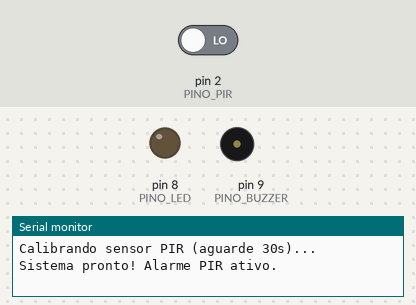
Recording of a sketch running on a simulated Arduino Uno, built with avr-gcc and run on an emulated ATmega328P. Parts: output pins drawn as LEDs (lit = HIGH), buzzer (waves = sounding, pin HIGH), the last lines printed to the serial monitor. The test bench sets the inputs (shaded band); at power-on: pin 2 (PINO_PIR) LOW.

Above: at 4.2 s.
4.3 s: pin 2 (PINO_PIR) driven HIGH
At 4.37 s:
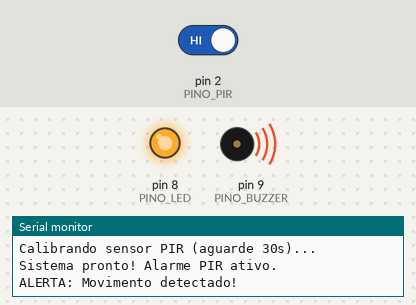
7.3 s: pin 2 (PINO_PIR) driven LOW
At 8.6 s:
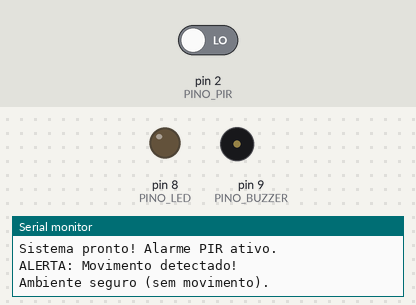
Timing chart, 0 to 10.3 s (numbered marks = the images above; inputs shaded):
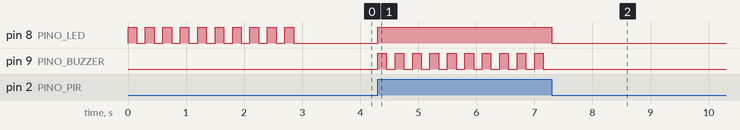

The sketch:

p04_alarme_com_sensor_pir.ino
```cpp
/*
 * Projeto 04: Alarme com Sensor PIR
 * O que faz: Detecta presença humana com o sensor PIR HC-SR501 e aciona LED + buzzer ativo.
 * Ligações: D2 (OUT do PIR), D8 (LED Vermelho com resistor 220 Ω), D9 (Buzzer Ativo)
 * Bibliotecas: Nenhuma biblioteca extra
 * Material: 80 Projetos Arduino
 */

const byte PINO_PIR = 2;      // Saída digital OUT do sensor PIR HC-SR501
const byte PINO_LED = 8;      // LED vermelho indicador de disparo
const byte PINO_BUZZER = 9;   // Buzzer ativo 5V

bool movimentoAnterior = false;

void setup() {
  Serial.begin(9600);
  pinMode(PINO_PIR, INPUT);
  pinMode(PINO_LED, OUTPUT);
  pinMode(PINO_BUZZER, OUTPUT);

  Serial.println(F("Calibrando sensor PIR (aguarde 30s)..."));
  // Pisca o LED lentamente durante os primeiros segundos de estabilização
  for (byte i = 0; i < 10; i++) {
    digitalWrite(PINO_LED, HIGH);
    delay(150);
    digitalWrite(PINO_LED, LOW);
    delay(150);
  }
  Serial.println(F("Sistema pronto! Alarme PIR ativo."));
}

void loop() {
  bool movimentoAtual = (digitalRead(PINO_PIR) == HIGH);

  if (movimentoAtual) {
    if (!movimentoAnterior) {
      Serial.println(F("ALERTA: Movimento detectado!"));
      movimentoAnterior = true;
    }
    // Bipe intermitente de alarme
    digitalWrite(PINO_LED, HIGH);
    digitalWrite(PINO_BUZZER, HIGH);
    delay(150);
    digitalWrite(PINO_BUZZER, LOW);
    delay(150);
  } else {
    if (movimentoAnterior) {
      Serial.println(F("Ambiente seguro (sem movimento)."));
      movimentoAnterior = false;
    }
    digitalWrite(PINO_LED, LOW);
    digitalWrite(PINO_BUZZER, LOW);
    delay(100);
  }
}
```

Measured:
- after the input at 4.3 s, pin 8 (PINO_LED): LOW → HIGH at once; pin 9 (PINO_BUZZER): alternates HIGH for 0.15 s and LOW for 0.15 s, starting at once
- after the input at 7.3 s, pin 8 (PINO_LED): HIGH → LOW at once; pin 9 (PINO_BUZZER): stops changing and stays LOW
